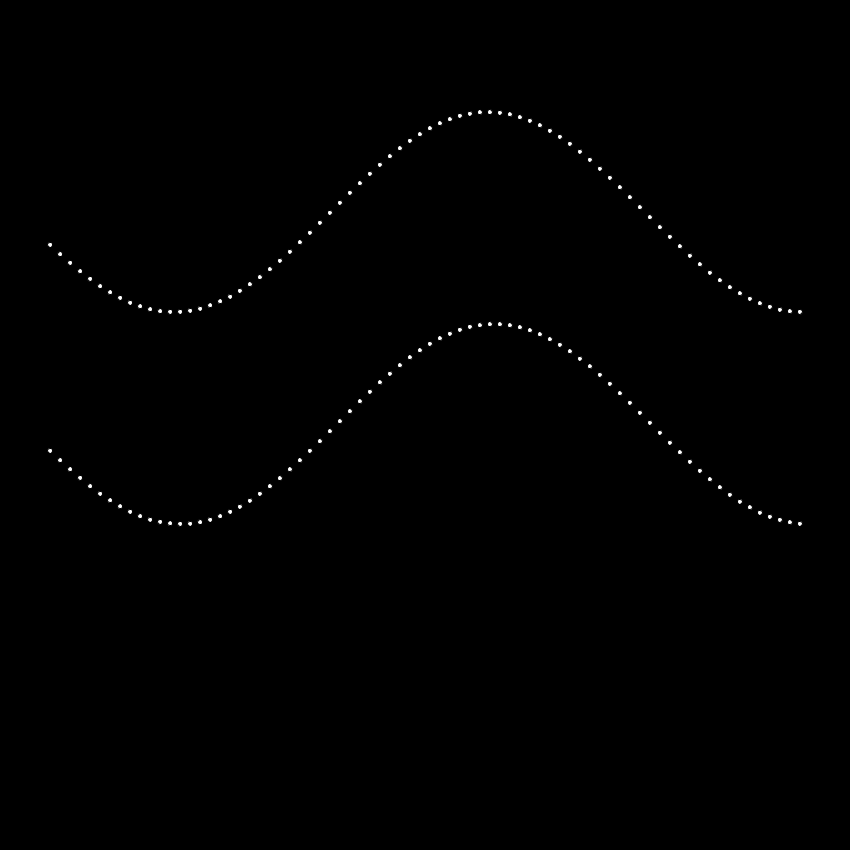
Frame 1 (no input)
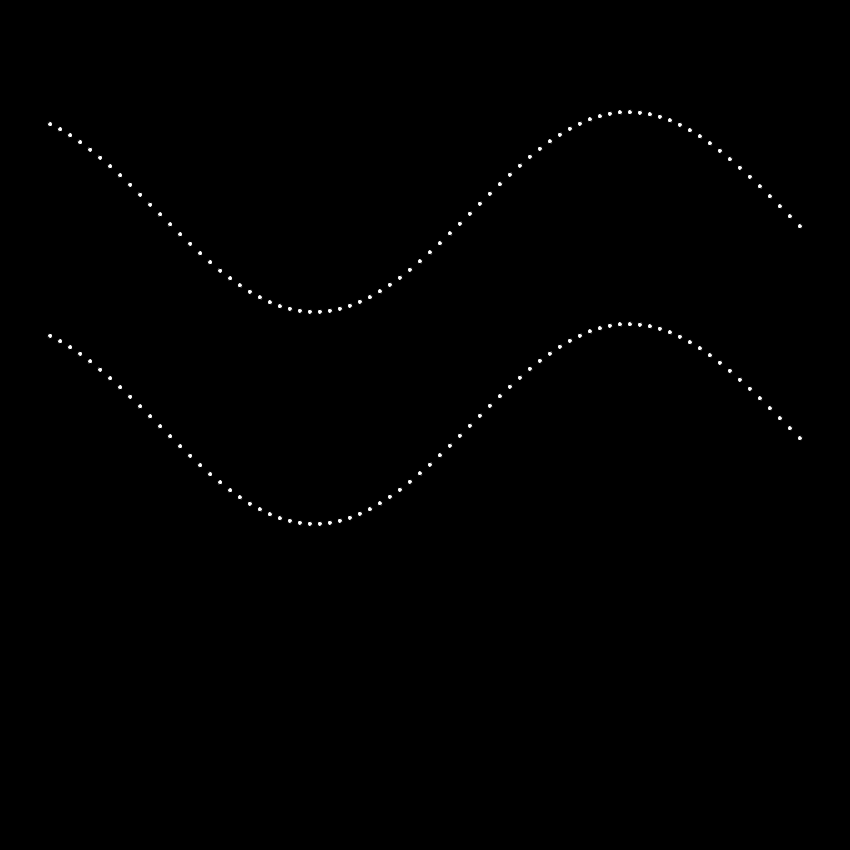
Frame 60 (the mouse pressed at the canvas centre just before this capture)
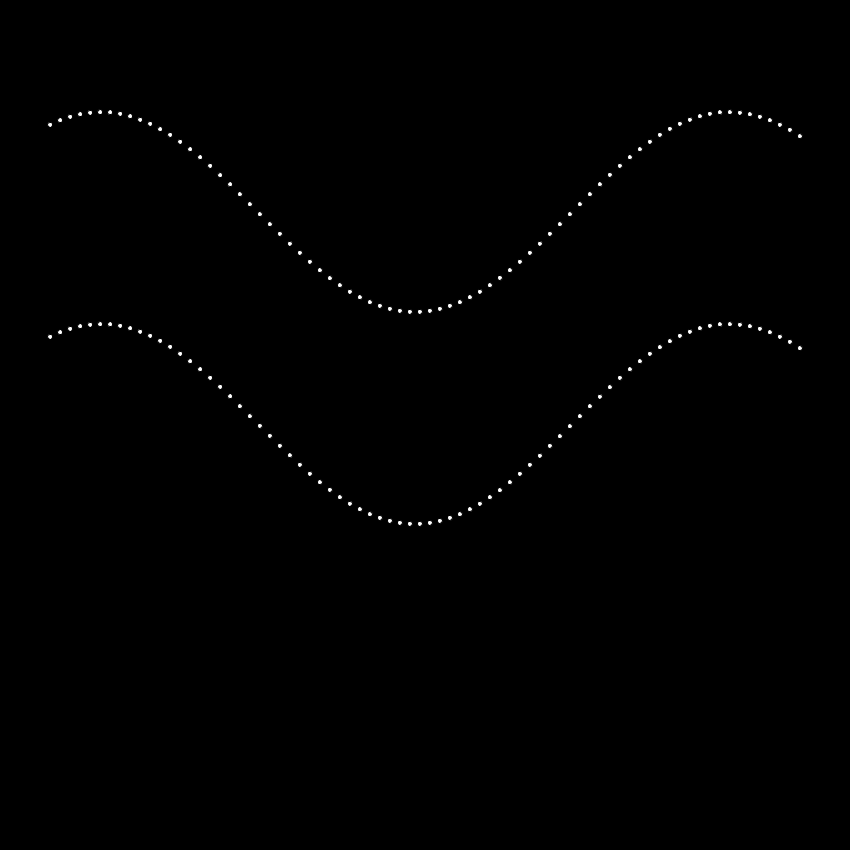
Frame 120 (the mouse held since frame 60 and released just before this capture)

The Processing sketch that drew these frames (run headless with seeded random() and noise(); from frame 60 on, the mouse is pressed at the canvas centre):

// Processing sketch: Wave
// ── Wave.pde
float time = 0.0f; //<>//
float P1 = 0.0f;

void make_wave(){
  
  time = millis();
  time /= 1000;

  float w = 1;

  for(float i = 0.5 ; i < 8 ; i += 0.1){
    
    float x = i;
    float x1 = x * 100;
    float y = sin(w * x - time)*100;
    
    float u1 = (sin(w * x + time)+1)/2;
    float level = u1 * 255;
    
    stroke(0);
    fill(255); // fill(level) or fill(255)
    circle(x1 , y , 5);
    
    P1 += PI/2;
  }

}

void setup(){
  size(850 , 850);
  
}

void draw(){
 
  background(0);
  
  translate(0,height/4);
  
  make_wave();
  
  translate(0,height/4);
  
  make_wave();
}
